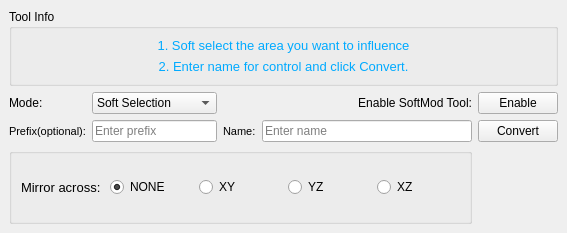
<?xml version="1.0" encoding="UTF-8"?>
<ui version="4.0">
 <class>SoftModToControl</class>
 <widget class="QMainWindow" name="SoftModToControl">
  <property name="geometry">
   <rect>
    <x>0</x>
    <y>0</y>
    <width>567</width>
    <height>233</height>
   </rect>
  </property>
  <property name="windowTitle">
   <string>Convert SoftMod to Control</string>
  </property>
  <widget class="QWidget" name="centralwidget">
   <layout class="QGridLayout" name="gridLayout">
    <item row="1" column="0">
     <widget class="QLabel" name="mode_LBL">
      <property name="text">
       <string>Mode:</string>
      </property>
     </widget>
    </item>
    <item row="1" column="1">
     <widget class="QComboBox" name="mode_CBX">
      <item>
       <property name="text">
        <string>Soft Selection</string>
       </property>
      </item>
      <item>
       <property name="text">
        <string>Soft Mod</string>
       </property>
      </item>
     </widget>
    </item>
    <item row="2" column="0">
     <widget class="QLabel" name="prefix_LBL">
      <property name="font">
       <font>
        <pointsize>8</pointsize>
       </font>
      </property>
      <property name="text">
       <string>Prefix(optional):</string>
      </property>
     </widget>
    </item>
    <item row="2" column="1">
     <widget class="QLineEdit" name="prefix_LET">
      <property name="maximumSize">
       <size>
        <width>125</width>
        <height>16777215</height>
       </size>
      </property>
      <property name="placeholderText">
       <string>Enter prefix</string>
      </property>
      <property name="clearButtonEnabled">
       <bool>true</bool>
      </property>
     </widget>
    </item>
    <item row="2" column="2">
     <widget class="QLabel" name="name_LBL">
      <property name="font">
       <font>
        <pointsize>8</pointsize>
       </font>
      </property>
      <property name="text">
       <string>Name:</string>
      </property>
     </widget>
    </item>
    <item row="2" column="3">
     <widget class="QLineEdit" name="name_LET">
      <property name="placeholderText">
       <string>Enter name</string>
      </property>
      <property name="clearButtonEnabled">
       <bool>true</bool>
      </property>
     </widget>
    </item>
    <item row="2" column="4">
     <widget class="QPushButton" name="convert_BTN">
      <property name="text">
       <string>Convert</string>
      </property>
     </widget>
    </item>
    <item row="3" column="0" colspan="4">
     <widget class="QGroupBox" name="mirror_GRP">
      <property name="title">
       <string/>
      </property>
      <property name="flat">
       <bool>true</bool>
      </property>
      <layout class="QHBoxLayout" name="horizontalLayout">
       <item>
        <widget class="QLabel" name="mirror_LBL">
         <property name="font">
          <font>
           <pointsize>10</pointsize>
          </font>
         </property>
         <property name="toolTip">
          <string>Select axix to mirror across</string>
         </property>
         <property name="text">
          <string>Mirror across:</string>
         </property>
        </widget>
       </item>
       <item>
        <widget class="QRadioButton" name="none_RBT">
         <property name="text">
          <string>NONE</string>
         </property>
         <property name="checked">
          <bool>true</bool>
         </property>
        </widget>
       </item>
       <item>
        <widget class="QRadioButton" name="xy_RBT">
         <property name="text">
          <string>XY</string>
         </property>
        </widget>
       </item>
       <item>
        <widget class="QRadioButton" name="yz_RBT">
         <property name="text">
          <string>YZ</string>
         </property>
         <property name="checked">
          <bool>false</bool>
         </property>
        </widget>
       </item>
       <item>
        <widget class="QRadioButton" name="xz_RBT">
         <property name="text">
          <string>XZ</string>
         </property>
        </widget>
       </item>
      </layout>
     </widget>
    </item>
    <item row="0" column="0" colspan="5">
     <widget class="QGroupBox" name="groupBox">
      <property name="title">
       <string>Tool Info</string>
      </property>
      <layout class="QVBoxLayout" name="verticalLayout">
       <item>
        <widget class="QLabel" name="toolTip_LBL">
         <property name="font">
          <font>
           <pointsize>10</pointsize>
          </font>
         </property>
         <property name="styleSheet">
          <string notr="true">color: rgb(0, 170, 255)</string>
         </property>
         <property name="text">
          <string>1. Soft select the area you want to influence</string>
         </property>
         <property name="alignment">
          <set>Qt::AlignCenter</set>
         </property>
        </widget>
       </item>
       <item>
        <widget class="QLabel" name="toolTip2_LBL">
         <property name="font">
          <font>
           <pointsize>10</pointsize>
          </font>
         </property>
         <property name="styleSheet">
          <string notr="true">color: rgb(0, 170, 255)</string>
         </property>
         <property name="text">
          <string>2. Enter name for control and click Convert.</string>
         </property>
         <property name="alignment">
          <set>Qt::AlignCenter</set>
         </property>
        </widget>
       </item>
      </layout>
     </widget>
    </item>
    <item row="1" column="4">
     <widget class="QPushButton" name="softMod_BTN">
      <property name="text">
       <string>Enable</string>
      </property>
     </widget>
    </item>
    <item row="1" column="3">
     <widget class="QLabel" name="softMod_LBL">
      <property name="text">
       <string>Enable SoftMod Tool:</string>
      </property>
      <property name="alignment">
       <set>Qt::AlignRight|Qt::AlignTrailing|Qt::AlignVCenter</set>
      </property>
     </widget>
    </item>
   </layout>
  </widget>
 </widget>
 <resources/>
 <connections/>
</ui>
